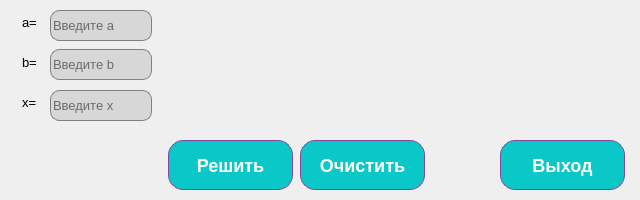
<?xml version="1.0" encoding="UTF-8"?>
<ui version="4.0">
 <class>Form</class>
 <widget class="QWidget" name="Form">
  <property name="geometry">
   <rect>
    <x>0</x>
    <y>0</y>
    <width>640</width>
    <height>200</height>
   </rect>
  </property>
  <property name="minimumSize">
   <size>
    <width>640</width>
    <height>200</height>
   </size>
  </property>
  <property name="maximumSize">
   <size>
    <width>640</width>
    <height>200</height>
   </size>
  </property>
  <property name="font">
   <font>
    <weight>50</weight>
    <bold>false</bold>
   </font>
  </property>
  <property name="windowTitle">
   <string>11 variant</string>
  </property>
  <property name="windowIcon">
   <iconset>
    <normaloff>logo.png</normaloff>logo.png</iconset>
  </property>
  <widget class="QPushButton" name="btn_solve">
   <property name="geometry">
    <rect>
     <x>168</x>
     <y>140</y>
     <width>125</width>
     <height>50</height>
    </rect>
   </property>
   <property name="font">
    <font>
     <family>Segoe UI</family>
     <pointsize>-1</pointsize>
     <weight>75</weight>
     <bold>true</bold>
    </font>
   </property>
   <property name="styleSheet">
    <string notr="true">border: 1px solid rgb(133,72,160);
border-radius: 15px;
background: rgb(10,200,200);
color: white;
font-size: 18px;</string>
   </property>
   <property name="text">
    <string>Решить</string>
   </property>
  </widget>
  <widget class="QLabel" name="label_a">
   <property name="geometry">
    <rect>
     <x>22</x>
     <y>12</y>
     <width>21</width>
     <height>20</height>
    </rect>
   </property>
   <property name="font">
    <font>
     <family>Segoe UI</family>
     <pointsize>10</pointsize>
     <weight>50</weight>
     <bold>false</bold>
    </font>
   </property>
   <property name="text">
    <string>a=</string>
   </property>
   <property name="scaledContents">
    <bool>true</bool>
   </property>
  </widget>
  <widget class="QLabel" name="label_b">
   <property name="geometry">
    <rect>
     <x>22</x>
     <y>52</y>
     <width>21</width>
     <height>20</height>
    </rect>
   </property>
   <property name="font">
    <font>
     <family>Segoe UI</family>
     <pointsize>10</pointsize>
     <weight>50</weight>
     <bold>false</bold>
    </font>
   </property>
   <property name="text">
    <string>b=</string>
   </property>
   <property name="scaledContents">
    <bool>true</bool>
   </property>
  </widget>
  <widget class="QLabel" name="label_x">
   <property name="geometry">
    <rect>
     <x>22</x>
     <y>92</y>
     <width>21</width>
     <height>20</height>
    </rect>
   </property>
   <property name="font">
    <font>
     <family>Segoe UI</family>
     <pointsize>10</pointsize>
     <weight>50</weight>
     <bold>false</bold>
    </font>
   </property>
   <property name="text">
    <string>x=</string>
   </property>
  </widget>
  <widget class="QLineEdit" name="lineEdit_a">
   <property name="geometry">
    <rect>
     <x>50</x>
     <y>10</y>
     <width>102</width>
     <height>31</height>
    </rect>
   </property>
   <property name="font">
    <font>
     <family>Segoe UI</family>
     <pointsize>10</pointsize>
     <weight>50</weight>
     <bold>false</bold>
    </font>
   </property>
   <property name="styleSheet">
    <string notr="true">border: 1px solid gray;
border-radius: 9px;
background: rgb(191, 191, 191, 0.5);</string>
   </property>
   <property name="placeholderText">
    <string>Введите а</string>
   </property>
  </widget>
  <widget class="QLineEdit" name="lineEdit_b">
   <property name="geometry">
    <rect>
     <x>50</x>
     <y>49</y>
     <width>102</width>
     <height>31</height>
    </rect>
   </property>
   <property name="font">
    <font>
     <family>Segoe UI</family>
     <pointsize>10</pointsize>
     <weight>50</weight>
     <bold>false</bold>
    </font>
   </property>
   <property name="styleSheet">
    <string notr="true">border: 1px solid gray;
border-radius: 9px;
background: rgb(191, 191, 191, 0.5);</string>
   </property>
   <property name="placeholderText">
    <string>Введите b</string>
   </property>
  </widget>
  <widget class="QLineEdit" name="lineEdit_x">
   <property name="geometry">
    <rect>
     <x>50</x>
     <y>90</y>
     <width>102</width>
     <height>31</height>
    </rect>
   </property>
   <property name="font">
    <font>
     <family>Segoe UI</family>
     <pointsize>10</pointsize>
     <weight>50</weight>
     <bold>false</bold>
    </font>
   </property>
   <property name="styleSheet">
    <string notr="true">border: 1px solid gray;
border-radius: 9px;
background: rgb(191, 191, 191, 0.5);</string>
   </property>
   <property name="placeholderText">
    <string>Введите х</string>
   </property>
  </widget>
  <widget class="QLabel" name="label_img">
   <property name="geometry">
    <rect>
     <x>160</x>
     <y>10</y>
     <width>451</width>
     <height>111</height>
    </rect>
   </property>
   <property name="text">
    <string/>
   </property>
   <property name="pixmap">
    <pixmap>Main.png</pixmap>
   </property>
   <property name="scaledContents">
    <bool>true</bool>
   </property>
  </widget>
  <widget class="QPushButton" name="btn_clear">
   <property name="geometry">
    <rect>
     <x>300</x>
     <y>140</y>
     <width>125</width>
     <height>50</height>
    </rect>
   </property>
   <property name="font">
    <font>
     <family>Segoe UI</family>
     <pointsize>-1</pointsize>
     <weight>75</weight>
     <bold>true</bold>
    </font>
   </property>
   <property name="styleSheet">
    <string notr="true">border: 1px solid rgb(133,72,160);
border-radius: 15px;
background: rgb(10,200,200);
color: white;
font-size: 18px;</string>
   </property>
   <property name="text">
    <string>Очистить</string>
   </property>
  </widget>
  <widget class="QPushButton" name="btn_exit">
   <property name="geometry">
    <rect>
     <x>500</x>
     <y>140</y>
     <width>125</width>
     <height>50</height>
    </rect>
   </property>
   <property name="font">
    <font>
     <family>Segoe UI</family>
     <pointsize>-1</pointsize>
     <weight>75</weight>
     <bold>true</bold>
    </font>
   </property>
   <property name="styleSheet">
    <string notr="true">border: 1px solid rgb(133,72,160);
border-radius: 15px;
background: rgb(10,200,200);
color: white;
font-size: 18px;</string>
   </property>
   <property name="text">
    <string>Выход</string>
   </property>
  </widget>
  <widget class="QLabel" name="label_answer">
   <property name="geometry">
    <rect>
     <x>10</x>
     <y>145</y>
     <width>141</width>
     <height>41</height>
    </rect>
   </property>
   <property name="font">
    <font>
     <family>Segoe UI</family>
     <pointsize>10</pointsize>
     <weight>50</weight>
     <bold>false</bold>
    </font>
   </property>
   <property name="text">
    <string/>
   </property>
  </widget>
 </widget>
 <resources/>
 <connections/>
</ui>
